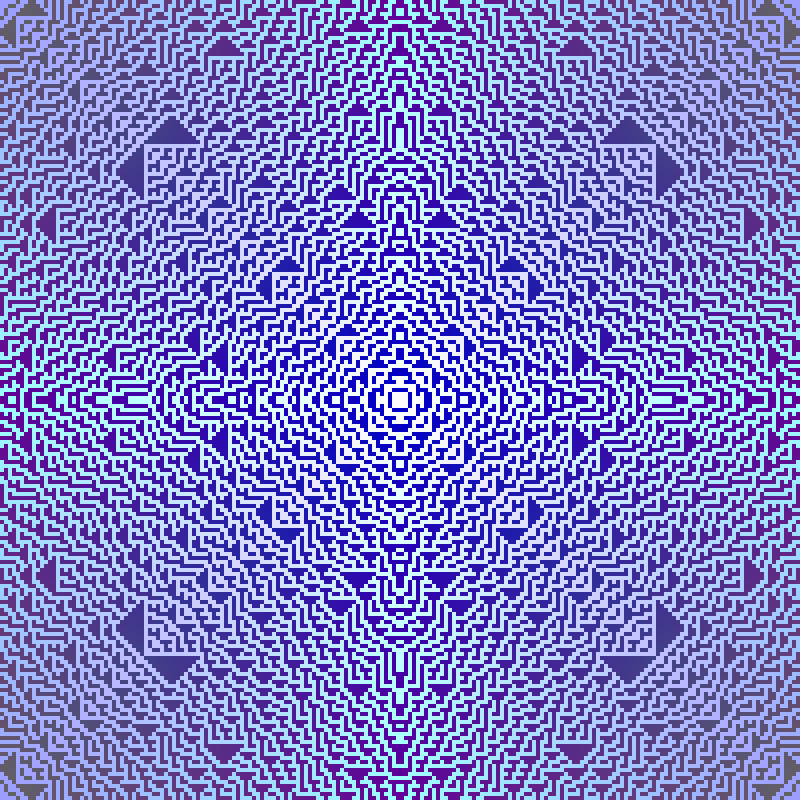
Frame 1 (no input)
Frame 2 (the mouse pressed at the canvas centre, redrawn once): identical to frame 1, image omitted

The Processing sketch that drew this single still picture (run headless with seeded random() and noise(); the mouse was pressed at the canvas centre and the sketch redrawn once):

// Processing sketch: rule_30
// ── rule_30.pde
int GRID_SIZE = 200;
int grid[][] = new int[GRID_SIZE][GRID_SIZE];
void setup(){
  size(800,800);
  background(255);
  
  noLoop();
  grid[0][0] = 1;
  for(int i=1; i < GRID_SIZE; i++){
    grid[i][0] = 0;
  }
  for(int i=1; i < GRID_SIZE; i++){
    for(int j = 0; j < GRID_SIZE; j++){
       if (j - 1 < 0){
         grid[j][i] = grid[GRID_SIZE - 1][i-1] ^ (grid[j][i-1] | grid[j+1][i-1]);
       } 
       else if (j + 1 > GRID_SIZE - 1){
         grid[j][i] = grid[j-1][i-1] ^ (grid[j][i-1] | grid[0][i-1]);
       }
       else{
         grid[j][i] = grid[j-1][i-1] ^ (grid[j][i-1] | grid[j+1][i-1]);
       }
    }
  }
}

void keyPressed(){
  if(key == ' '){
    int rand = (int) random(999999);
    save("rule30_" + rand +".jpg");
  }
}

void draw(){
  
  noStroke();
  for (int s = 0; s < 8; s++){ 
    pushMatrix();
    translate(width/2, height/2);
    float cr = (PI/4) * s;
    println(degrees(cr));
    if (s  == 1) scale (-1, 1); //<>//
    else if (s == 2) rotate(PI/2);
    else if (s == 3) {
      scale (-1, 1);
      rotate(PI/2);
    }
    else if (s == 4) scale (-1, -1);
    else if (s == 5) scale (1, -1);
    else if (s == 6) rotate(-PI/2);
    else if (s == 7) {
      scale (-1, 1);
      rotate(-PI/2);
    }
    //else 
    
    int r = 0;
    int g = 0;
    int b = 0;
   //if(s == 0){
    for(int i=0; i < GRID_SIZE/2; i++){
      for(int j=0; j < GRID_SIZE/2; j++){
          if (grid[i][j] == 1){
            r = abs(255 - j);
            g = abs(255 - i);
            b = abs(255 + ((i+j)/2));
            fill(r,g,b);
            rect(i*4,j*4,4,4);
          }
          else if(j >= i){
            r = 0 + j;
            g = 0 + i;
            b = 200 - ((i+j)/2);
            fill(r,g,b);
            rect(i*4,j*4,4,4);
          }
      }
    }
  // }
    
    popMatrix();
  }
  

}
